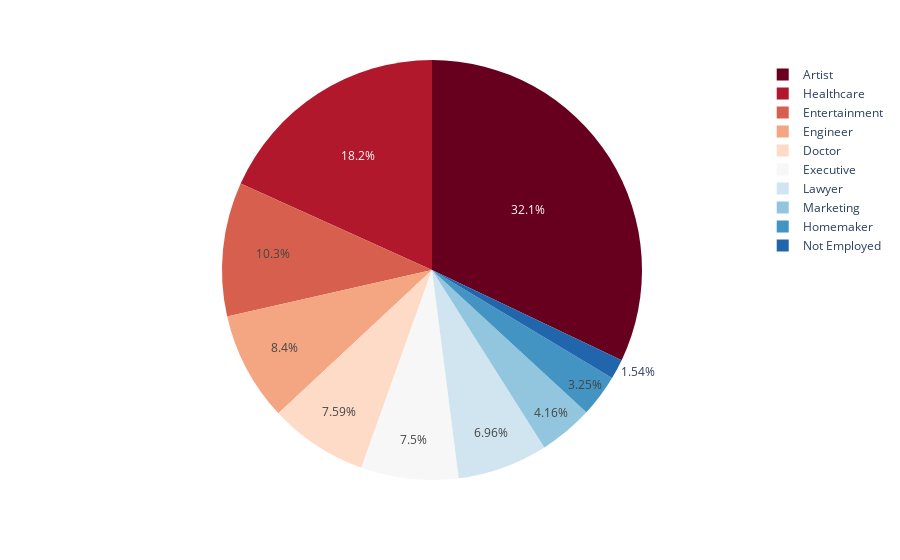

Notebook cell for this chart:
### Code cell
# plot pie
plot_pie = px.pie(data_frame = profession,
                  names = 'Profession',
                  values = 'Count People',
                  color_discrete_sequence=px.colors.sequential.RdBu)
plot_pie

### Figure 1 — Plotly figure (JSON) as saved in the notebook; plotly's stock layout.template omitted (floating-point values rounded to 4 significant figures)
{"data": [{"domain": {"x": [0, 1], "y": [0, 1]}, "hovertemplate": "Profession=%{label}<br>Count People=%{value}<extra></extra>", "labels": ["Artist", "Doctor", "Engineer", "Entertainment", "Executive", "Healthcare", "Homemaker", "Lawyer", "Marketing", "Not Employed"], "legendgroup": "", "name": "", "showlegend": true, "type": "pie", "values": [355, 84, 93, 114, 83, 202, 36, 77, 46, 17]}], "layout": {"legend": {"tracegroupgap": 0}, "margin": {"t": 60}, "piecolorway": ["rgb(103,0,31)", "rgb(178,24,43)", "rgb(214,96,77)", "rgb(244,165,130)", "rgb(253,219,199)", "rgb(247,247,247)", "rgb(209,229,240)", "rgb(146,197,222)", "rgb(67,147,195)", "rgb(33,102,172)", "rgb(5,48,97)"]}}
